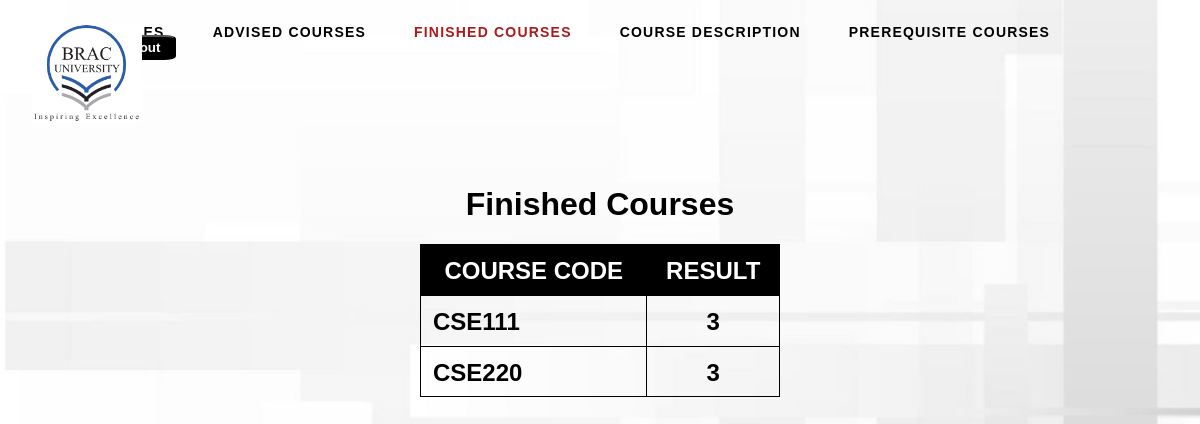
/View/finishedCourse.php (signed in), run on the app's committed database.
### tables this page shows
CREATE TABLE `course_finished` (
  `STID` int(18) NOT NULL,
  `FINISHED_COURSE_ID` varchar(15) NOT NULL,
  `COURSE_RESULT` float NOT NULL
);

### Model/Model.php (called while the page is built, shortened)
<?php
  class Model {
    public function finishedCourseView() {
      include('connect.php');
      $stid =  $_SESSION['STID'];
      $sql = "SELECT * from course_finished WHERE STID='".$stid."'";
      $result = mysqli_query($con, $sql);
      return mysqli_fetch_all($result, MYSQLI_ASSOC);
    }
  }

### Controller/viewFinishedCourseController.php (called while the page is built, shortened)
<?php
  include('controller.php');
  $rows = $model->finishedCourseView();

### View/finishedCourse.php (the view, shortened to what this page needs)
<?php include('../Controller/viewFinishedCourseController.php') ?>
<html>
  <?php include('templates/header.php'); ?>
  <body align="center">
    <br><br><br><br><br>
    <h1 style="margin-top: 10vh" >Finished Courses</h1>
    <div>
      <h2><table align="center">
        <thead>
        	<tr><th>COURSE CODE</th><th>RESULT</th></tr>
        </thead>
        <tbody>
          <?php
            foreach ($rows as $row):
              echo "<tr><td><b>".$row['FINISHED_COURSE_ID']."</b></td><td><b>".$row['COURSE_RESULT']."</b></td></tr>";
            endforeach;
          ?>
        </tbody>
      </table></h2>
    </div>
  </body>
</html>

### View/assets/css/style.css (style rules this page uses)
html { box-sizing: border-box; }
*, *:before, *:after { box-sizing: inherit; }
html { margin: 0; padding: 0; width: 100%; height: 100vh; }
body { padding: 0; margin: 0; width: 100%; height: 100vh; font-family: 'Poppins', sans-serif; font-weight: 400; background: url("../image/cover.jpg"); background-position: center; background-size: cover; -webkit-font-smoothing: antialiased; -moz-osx-font-smoothing: grayscale; }
table { font: 1em sans-serif; border-collapse: collapse; border-spacing: 0; min-width: 30%; }
table td, table th { border: 1px solid black; padding: 0.5em 0.5em 0.4em; }
table thead th { color: white; background: black; }
table tbody td + td { text-align: center; }
table tbody td:last-child { text-align: center; }

### data on the page
course_finished: FINISHED_COURSE_ID "CSE111", COURSE_RESULT "3"
course_finished: FINISHED_COURSE_ID "CSE220", COURSE_RESULT "3"
